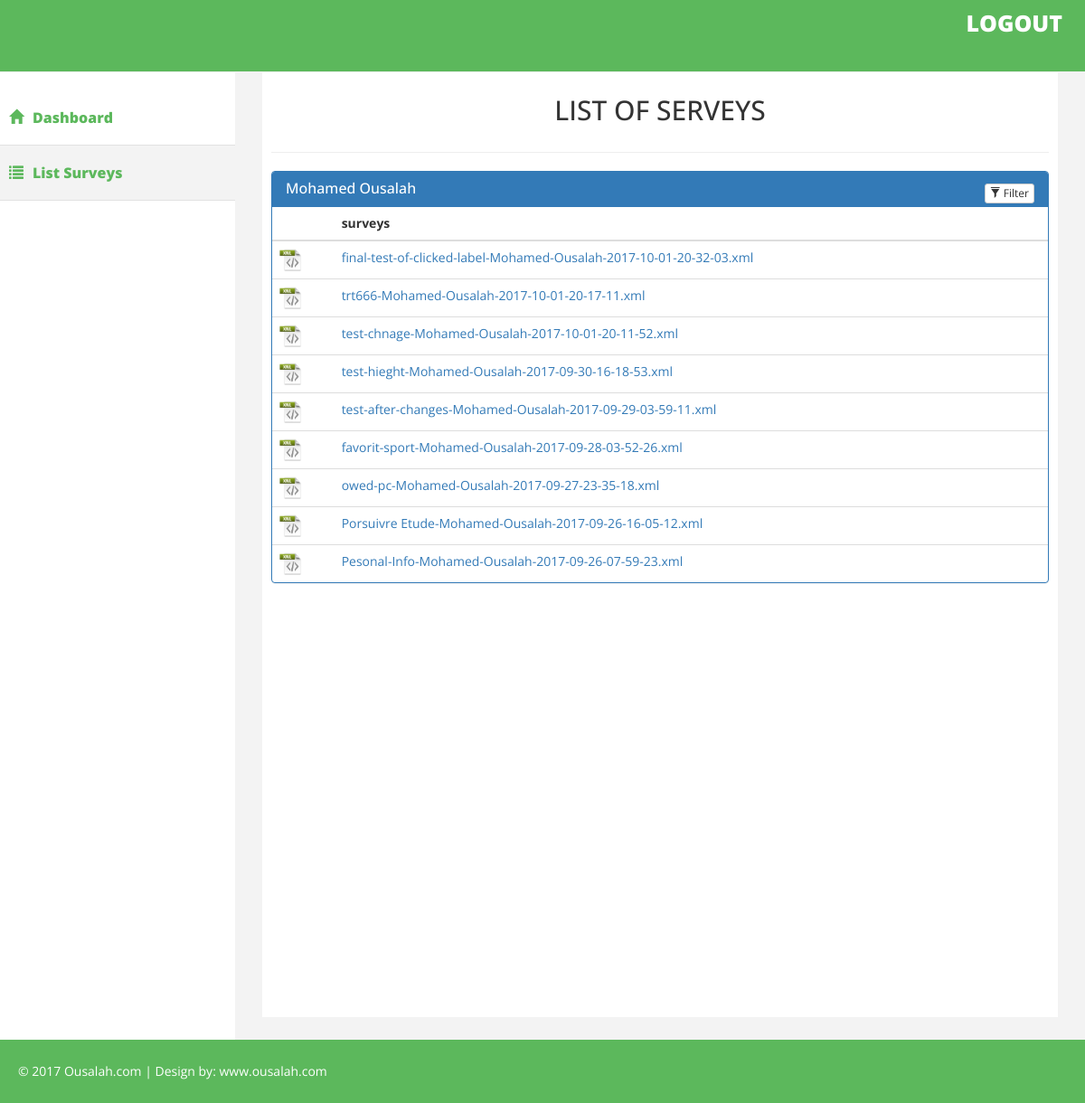
The app's page /delegue.php (signed in) with its own data.
### tables this page shows
CREATE TABLE `delegue` (
  `id` int(11) NOT NULL,
  `firstname` varchar(50) NOT NULL,
  `lastname` varchar(50) NOT NULL,
  `email` varchar(50) NOT NULL,
  `password` varchar(50) NOT NULL,
  `image` varchar(255) NOT NULL
);

CREATE TABLE `xml` (
  `id` int(11) NOT NULL,
  `delegue_id` int(11) NOT NULL,
  `link` varchar(255) NOT NULL,
  `etat` varchar(50) NOT NULL DEFAULT 'active'
);

### modules/utils.class.php (called while the page is built, shortened)
<?php
class Utils
{
	private static $cnx=null;
	public static function connecter_db()
	{
		$options=array(PDO::ATTR_DEFAULT_FETCH_MODE => PDO::FETCH_OBJ,PDO::ATTR_ERRMODE => PDO::ERRMODE_EXCEPTION, PDO::MYSQL_ATTR_INIT_COMMAND=>"SET NAMES 'utf8'");
		if(!self::$cnx){
			self::$cnx = new PDO('mysql:host=localhost;dbname=surveys', "root", "", $options);
		}
		return  self::$cnx;
	}
	public static function get_by($table, $data=array(), $limit = 0)
	{
		$names=array();
		$values=array();
		foreach ($data as $key => $value) {
			$names[]="$key=?";
			$values[]=$value;
		}
		$namesdb=implode(" and ", $names);
		$cnx=Utils::connecter_db();
		$pr=$cnx->prepare("select * from $table
			where $namesdb order by id desc
			");
		$pr->execute($values);
		return $pr->fetchAll(PDO::FETCH_OBJ);
	}
}
 ?>

### delegue.php (the view, shortened to what this page needs)
<?php $pageTitle = "LIST OF SERVEYS"; ?>
<?php require 'fragment/header-delegue.php'; ?>
<div id="page-inner">
  <div class="row">
    <div class="col-md-12">
      <h2  align="center"><?= $pageTitle; ?></h2>
    </div>
  </div>
  <hr>
        <div class="panel panel-primary filterable">
            <div class="panel-heading">
                <h3 class="panel-title">
					<?php
						$table = "delegue";
						$data = array('id' => $_SESSION["id_delegue"]);
						$delegues = Utils::get_by($table, $data);
						$delegue = $delegues[0];
						echo $delegue->firstname." ".$delegue->lastname;
					 ?>
                </h3>
                <div class="pull-right">
                    <button class="btn btn-default btn-xs btn-filter"><span class="glyphicon glyphicon-filter"></span> Filter</button>
                </div>
            </div>
            <table class="table">
                <thead>
                    <tr class="filters">
                        <th></th>
                        <th><input type="text" class="form-control" placeholder="surveys" disabled></th>
                    </tr>
                </thead>
                <tbody>
                    <?php
						$table = "xml";
						$data = array('delegue_id' => $_SESSION["id_delegue"]);
                      	$xmls = Utils::get_by($table, $data);
                      	foreach ($xmls as $xml) :
                    ?>
                    <tr>
						<td><img src="uploads/xml_image.png" width="25" height="25" alt=""></td>
                        <td>
                        	<a href="survey.php?xml=<?= $xml->link ?>&sid=<?= $xml->id; ?>&c=1">
                        		<?= $xml->link ?>
                        	</a>
                        </td>
                    </tr>
                  <?php endforeach ?>
                </tbody>
            </table>
        </div>
    </div>
</div>
</div>
<?php require 'fragment/footer.php'; ?>

### css/tableFilter.css (style rules this page uses)
.filterable { margin-top: 15px; }
.filterable .panel-heading .pull-right { margin-top: -20px; }
.filterable .filters input[disabled] { background-color: transparent; border: none; cursor: auto; box-shadow: none; padding: 0; height: auto; }

### css/custom.css (style rules this page uses)
body { font-family: 'Open Sans', sans-serif; line-height:30px; }
#page-inner { width:100%; margin:10px 20px 10px 0px; background-color:#fff!important; padding:10px; min-height:1050px; overflow: hidden !important; }

### records on screen
delegue: firstname "Mohamed", lastname "Ousalah"
xml: link "final-test-of-clicked-label-Mohamed-Ousalah-2017-10-01-20-32-03.xml"
xml: link "trt666-Mohamed-Ousalah-2017-10-01-20-17-11.xml"
xml: link "test-chnage-Mohamed-Ousalah-2017-10-01-20-11-52.xml"
xml: link "test-hieght-Mohamed-Ousalah-2017-09-30-16-18-53.xml"
xml: link "test-after-changes-Mohamed-Ousalah-2017-09-29-03-59-11.xml"
xml: link "favorit-sport-Mohamed-Ousalah-2017-09-28-03-52-26.xml"
xml: link "owed-pc-Mohamed-Ousalah-2017-09-27-23-35-18.xml"
xml: link "Porsuivre Etude-Mohamed-Ousalah-2017-09-26-16-05-12.xml"
xml: link "Pesonal-Info-Mohamed-Ousalah-2017-09-26-07-59-23.xml"

### other values on screen
$pageTitle "LIST OF SERVEYS"
